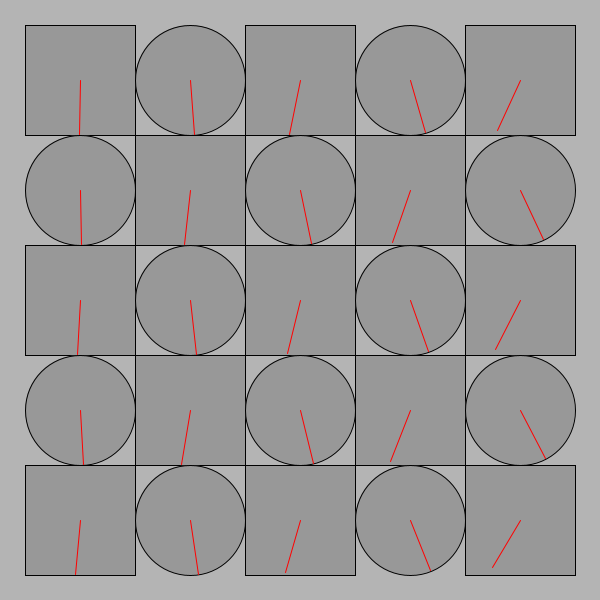
Frame 1 (no input)
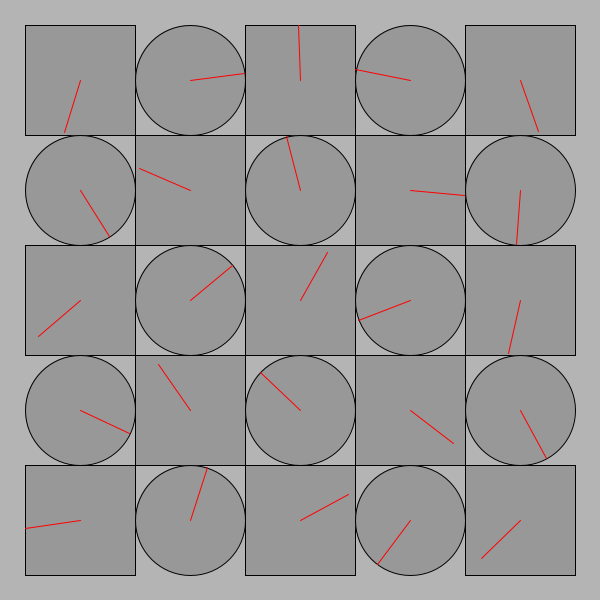
Frame 60 (the mouse pressed at the canvas centre just before this capture)
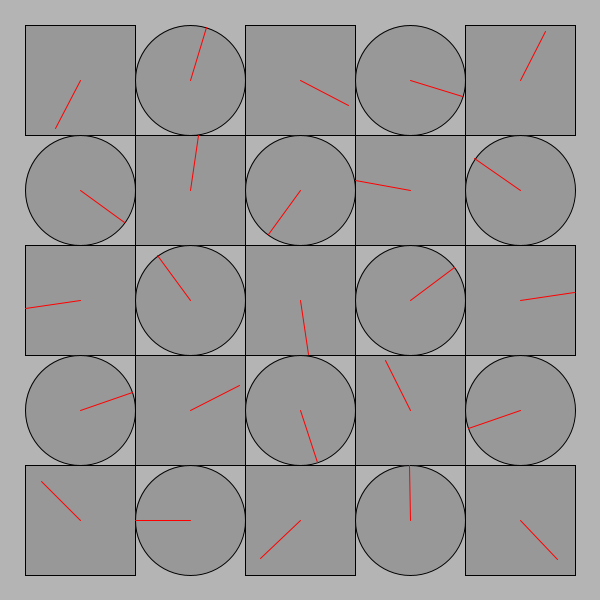
Frame 120 (the mouse held since frame 60 and released just before this capture)

The Processing sketch that drew these frames (run headless with seeded random() and noise(); from frame 60 on, the mouse is pressed at the canvas centre):

// Processing sketch: processing_151123
// ── processing_151123.pde

/*
 * Creative Coding
 * Week 2, 04 - The Clocks
 * by Indae Hwang and Jon McCormack
 * Copyright (c) 2014 Monash University
 *
 * This program draws a grid of circular "clocks", whose hands move according to the elasped time.
 * The higher the clock number the faster it moves, the first clock takes 1 min to go all the way around.
 * The function "movingCircle" is used to draw each clock. It is passed the position, size and hand angle
 * as arguments.
 *  AMENDED BY P Bailey as part of monash exercise w204
 */

void setup() {
  size(600, 600);
  background(180);
  rectMode(CENTER);
  noStroke();
  
}


void draw() {
  background(180);
  noStroke();
boolean isEven=false;
  int num = 5;
  int margin = 80;

  float gutter = 0; //distance between each cell
  float cellsize = ( width - (2 * margin) - gutter * (num - 1) ) / (num - 1);

  int circleNumber = 0; // counter

  for (int i=0; i<num; i++) {
    
    
    for (int j=0; j<num; j++) {
      ++circleNumber;

      float tx = margin + cellsize * i + gutter * i;
      float ty = margin + cellsize * j + gutter * j;
      //get remainder to check if even or odd
      if ( (circleNumber % 2) == 0) { 
          movingCircle(tx, ty, cellsize, circleNumber * TWO_PI * millis() / 60000.0);
       } 

        else 
        { 
          //make circlenumber negative *-1 to change direction of hand
             movingCircle2(tx, ty, cellsize, (circleNumber*-1) * TWO_PI * millis() / 60000.0);

        }   
    }
  }
  save("PBW204.jpg");
}//end of draw 


void movingCircle(float x, float y, float size, float angle) {

  // calculate endpoint of the line
  float tempX = x + (size / 2) * sin(angle);
  float tempY = y + (size / 2) * cos(angle);

  stroke(0);
  strokeWeight(1);
  fill(140, 180);
  ellipse(x, y, size, size); // circle

  stroke(255, 0, 0);
  line(x, y, tempX, tempY); // red line
}
void movingCircle2(float x, float y, float size, float angle) {
  //create square
  // calculate endpoint of the line
  float tempX = x + (size / 2) * sin(angle);
  float tempY = y + (size / 2) * cos(angle);

  stroke(0);
  strokeWeight(1);
  fill(140, 180);
 
  rect(x, y, size, size);
  stroke(255, 0, 0);
  line(x, y, tempX, tempY); // red line
}
